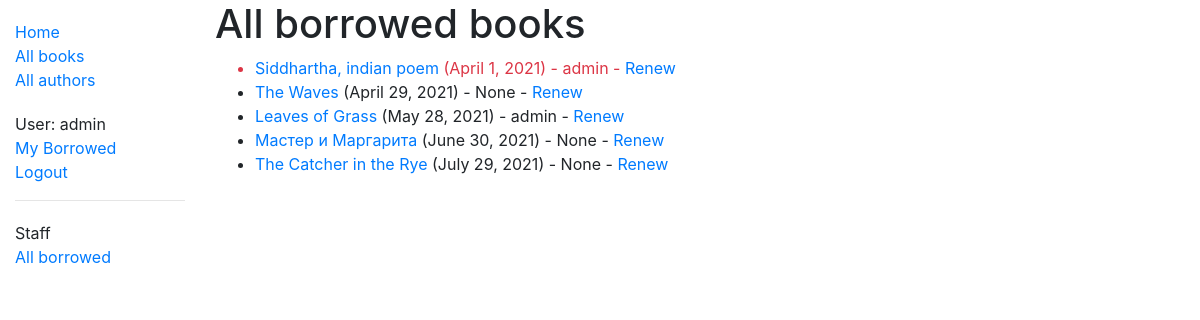
/catalog/borrowed/ (signed in), run on an earlier commit of the app's database.
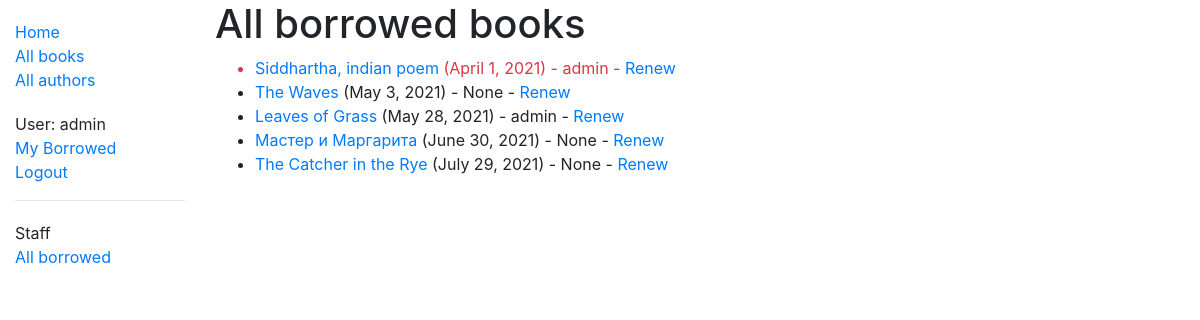
And on a later commit of the database.
### catalog/models.py (models this page shows, shortened)
class BookInstance(models.Model):
    id = models.UUIDField(
        primary_key=True,
        default=uuid.uuid4,
        help_text='Unique ID for this particular book across whole library',
    )
    book = models.ForeignKey('Book', on_delete=models.RESTRICT, null=True)
    imprint = models.CharField(max_length=200)
    due_back = models.DateField(null=True, blank=True)
    LOAN_STATUS = (
        ('m', 'Maintenance'),
        ('o', 'On loan'),
        ('a', 'Available'),
        ('r', 'Reserved'),
    )
    status = models.CharField(
        max_length=1,
        choices=LOAN_STATUS,
        blank=True,
        default='m',
        help_text='Book availability',
    )
    borrower = models.ForeignKey(User, on_delete=models.SET_NULL, null=True, blank=True)
    @property
    def is_overdue(self):
        if self.due_back and date.today() > self.due_back:
            return True
        return False
    class Meta:
        ordering = ['due_back']
        permissions = (("can_mark_returned", "Set book as returned"),)

class Book(models.Model):
    title = models.CharField(max_length=200)
    author = models.ForeignKey('Author', on_delete=models.SET_NULL, null=True)
    summary = models.TextField(max_length=1000, help_text='Enter a brief description of the book')
    isbn = models.CharField(
        'ISBN',
        max_length=13,
        unique=True,
        help_text='13 Character <a href="https://www.isbn-international.org/content/what-isbn">ISBN number</a>',
    )
    genre = models.ManyToManyField(Genre, help_text='Select a genre for this book')
    language = models.ForeignKey('Language', on_delete=models.SET_NULL, null=True)
    class Meta:
        ordering = ['title', 'author']
    def display_genre(self):
        """Create a string for the Genre. This is required to display genre in Admin."""
        return ', '.join(genre.name for genre in self.genre.all()[:3])
    display_genre.short_description = 'Genre'

### catalog/views.py (the view)
# urls.py: path('borrowed/', views.LoanedBooksAllListView.as_view(), name='all-borrowed'),
class LoanedBooksAllListView(PermissionRequiredMixin, generic.ListView):
    model = BookInstance
    permission_required = 'catalog.can_mark_returned'
    template_name = 'catalog/bookinstance_list_borrowed_all.html'
    paginate_by = 10
    def get_queryset(self):
        return BookInstance.objects.filter(status__exact='o').order_by('due_back')

### catalog/templates/catalog/bookinstance_list_borrowed_all.html
{% extends "base_generic.html" %}
{% block content %}
    <h1>All borrowed books</h1>
    {% if bookinstance_list %}
    <ul>
      {% for bookinst in bookinstance_list %}
      <li class="{% if bookinst.is_overdue %}text-danger{% endif %}">
        <a href="{% url 'book-detail' bookinst.book.pk %}">{{bookinst.book.title}}</a> ({{ bookinst.due_back }}) {% if user.is_staff %}- {{ bookinst.borrower }}{% endif %} {% if perms.catalog.can_mark_returned %}- <a href="{% url 'renew-book-librarian' bookinst.id %}">Renew</a>  {% endif %}
      </li>
      {% endfor %}
    </ul>
    {% else %}
      <p>There are no books borrowed.</p>
    {% endif %}
{% endblock %}

What changed in the data, as far as the page shows it:
changed BookInstance "The Waves": due_back "April 29, 2021" → "May 3, 2021"
